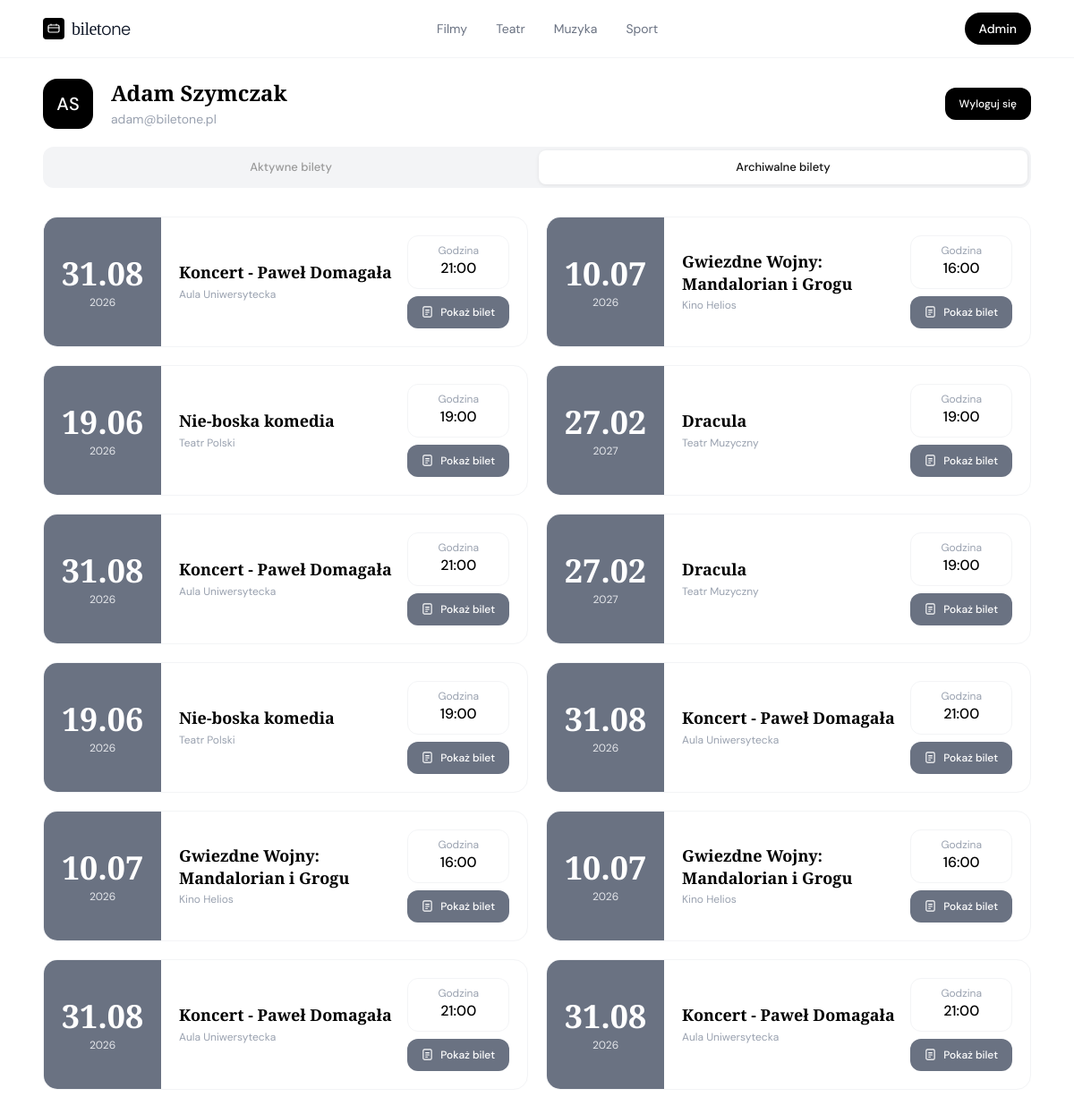
Screenshot of /account/inactivetickets (signed in) with the database file from the repository.
### tables this page shows
CREATE TABLE "users" (
	"user_ID"	INTEGER NOT NULL,
	"user_name"	varchar(50) NOT NULL,
	"user_lastname"	varchar(50) NOT NULL,
	"user_email"	varchar(100) NOT NULL,
	"user_hash"	TEXT,
	"user_role"	varchar(10),
	PRIMARY KEY("user_ID" AUTOINCREMENT)
);

CREATE TABLE "tickets" (
	"ticket_ID"	INTEGER NOT NULL,
	"token"	TEXT UNIQUE,
	"user_ID"	INTEGER,
	"event_ID"	INTEGER,
	"status"	TEXT,
	PRIMARY KEY("ticket_ID" AUTOINCREMENT)
);

CREATE TABLE "events" (
	"event_ID"	INTEGER NOT NULL,
	"event_name"	TEXT,
	"event_date"	TEXT,
	"event_year"	INTEGER,
	"event_hour"	TEXT,
	"place_ID"	INTEGER,
	"category_ID"	INTEGER,
	"tickets_price"	NUMERIC,
	"tickets_amount"	INTEGER,
	"tag"	TEXT,
	"img"	TEXT,
	PRIMARY KEY("event_ID" AUTOINCREMENT)
);

CREATE TABLE "places" (
	"place_ID"	INTEGER NOT NULL,
	"place_name"	TEXT NOT NULL,
	"place_city"	TEXT NOT NULL,
	"place_address"	TEXT NOT NULL,
	PRIMARY KEY("place_ID" AUTOINCREMENT)
);

### core/helpers.php (called while the page is built, shortened)
<?php
function e(?string $value): string
{
    return htmlspecialchars((string) $value, ENT_QUOTES, 'UTF-8');
}
function render(string $view, array $data = []): void
{
    extract($data);
    require ROOT . '/app/views/layout/header.php';
    require ROOT . '/app/views/' . $view . '.php';
    require ROOT . '/app/views/layout/footer.php';
}

### app/controllers/AccountController.php (called while the page is built, shortened)
<?php
class AccountController {
    public function inactivetickets(){
        $db = get_db();
        $user_ID = $_SESSION['user_ID'];
        $user = get_user_info($db, $user_ID);
        $tickets = get_inactive_tickets($db, $user_ID);
        render('inactivetickets', [
            'title'  => 'biletone | Konto',
            'user' => $user,
            'tickets' => $tickets
        ]);
    }
}

### public/index.php (called while the page is built, shortened)
<?php
require ROOT . '/core/Router.php';
require ROOT . '/core/helpers.php';
require ROOT . '/core/db.php';
require ROOT . '/app/models/Account.php';
$router = new Router();
$router->get('/', 'HomeController@index');
$router->get('/events', 'EventsController@index');
$router->get('/events/{id}', 'EventsController@category');
$router->get('/events/buy/{id}', 'EventsController@buy');
$router->post('/events/buy', 'EventsController@buyticket');
$router->get('/register', 'RegisterController@index');
$router->post('/register', 'RegisterController@register');
$router->get('/login', 'LoginController@index');
$router->post('/login', 'LoginController@login');
$router->get('/account', 'AccountController@index');
$router->get('/account/inactivetickets', 'AccountController@inactivetickets');
$router->get('/account/ticket/{id}', 'AccountController@ticket');
$router->get('/logout', 'LogoutController@index');
$router->get('/admin', 'AdminController@index');
$router->get('/admin/addevent', 'AdminController@addevent');
$router->post('/admin/addevent', 'AdminController@form');
$router->get('/admin/scanner', 'ScannerController@index');
$router->post('/admin/scanner/check', 'ScannerController@check');
$router->dispatch($_SERVER['REQUEST_URI']);

### app/models/Account.php (called while the page is built, shortened)
<?php
function get_user_info(PDO $db, $user_ID) {
    $stmt = $db->prepare('SELECT * FROM users WHERE user_ID = :id');
    $stmt->execute(['id' => $user_ID]);
    return $stmt->fetch(PDO::FETCH_ASSOC);
}
function get_inactive_tickets(PDO $db, $user_ID) {
    $stmt = $db -> prepare("SELECT * FROM tickets t JOIN events e ON t.event_ID = e.event_ID JOIN categories c ON e.category_ID = c.category_ID JOIN places p ON e.place_ID = p.place_ID WHERE t.user_ID = :id AND t.status = 'used'");
    $stmt -> execute(['id' => $user_ID]);
    return $stmt->fetchAll(PDO::FETCH_ASSOC);
}

### app/views/inactivetickets.php (the view, shortened to what this page needs)
<main class='min-h-screen pt-16'>
  <div class='max-w-6xl mx-auto p-6'>
  <div class="mb-5 flex items-center gap-5 flex-wrap">
    <div class="w-14 h-14 rounded-2xl bg-black flex items-center justify-center text-white text-xl font-medium shrink-0"><?= e($user['user_name'][0] . $user['user_lastname'][0]) ?></div>
    <div class="flex-1 min-w-0">
      <h1 class="font-display text-2xl font-semibold text-black leading-tight"><?= e($user['user_name'] .' '. $user['user_lastname']) ?></h1>
      <div class="flex items-center gap-3 mt-1 flex-wrap">
        <span class="text-sm text-gray-400"><?= e($user['user_email']) ?></span>
      </div>
    </div>
    <div class="flex items-center gap-6 shrink-0">
      <div>
        <a href="/logout"><button class="bg-black text-white text-xs px-4 py-2.5 rounded-xl font-medium hover:bg-gray-800 transition-colors flex items-center justify-center gap-2 w-full cursor-pointer">
            Wyloguj się
        </button></a>
      </div>
    </div>
  </div>
        <div class='grid grid-cols-2 gap-1 bg-gray-100 rounded-xl p-1 mb-8'>
        <a href="/account"><button class='toggle-tab' id='tab-login'>Aktywne bilety</button></a>
        <button class='toggle-tab active' id='tab-register'>Archiwalne bilety</button>
      </div>
  <div class='grid grid-cols-1 lg:grid-cols-2 gap-5'>
    <?php foreach ($tickets as $ticket): ?>
      <div class="bg-white border border-gray-100 rounded-2xl overflow-hidden hover:shadow-md transition-shadow">
      <div class="flex items-stretch">
        <div class="bg-gray-500 text-white flex flex-col items-center justify-center px-3 sm:px-5 shrink-0 min-h-full py-5">
          <div class="font-display text-xl md:text-4xl font-semibold leading-tight"><?= e($ticket['event_date']) ?></div>
          <div class="text-xs text-gray-200 mt-0.5"><?= e($ticket['event_year']) ?></div>
        </div>
        <div class="flex-1 p-2 sm:p-5 flex flex-row items-center gap-2 sm:gap-4">
          <div class="flex-1 min-w-0">
            <div class="font-display md:text-lg font-semibold text-black leading-snug mb-1"><?= e($ticket['event_name']) ?></div>
            <div class="flex items-center gap-1.5 text-xs text-gray-400"><?= e($ticket['place_name']) ?></div>
          </div>
          <div class="flex items-center gap-1 sm:gap-2 shrink-0 flex-wrap flex-col">
            <div class="text-center border border-gray-100 rounded-xl px-2 md:px-4 py-2.5 w-full">
              <div class="text-xs text-gray-400 leading-none mb-0.5">Godzina</div>
              <div class="text-md font-medium text-black"><?= e($ticket['event_hour']) ?></div>
            </div>
            <a href='/account/ticket/<?= e($ticket['ticket_ID']) ?>'><button class="bg-gray-500 text-white text-xs px-2 md:px-4 py-2.5 rounded-xl font-medium hover:bg-gray-400 transition-colors flex items-center justify-center gap-2 w-full cursor-pointer">
              <svg width="13" height="13" viewBox="0 0 14 14" fill="none"><rect x="2" y="1" width="10" height="12" rx="1.5" stroke="white" stroke-width="1.2"/><path d="M5 5h4M5 7.5h4M5 10h2" stroke="white" stroke-width="1.2" stroke-linecap="round"/></svg>
              Pokaż bilet
            </button></a>
          </div>
        </div>
      </div>
    </div>
    <?php endforeach; ?>
    </div>
    </div>
</main>

### core/Router.php (shortened to what this page needs)
<?php
class Router {
    private $routes = [];
    public function get($path, $action) {
        $this->routes['GET'][$path] = $action;
    }
    public function post($path, $action) {
        $this->routes['POST'][$path] = $action;
    }
    public function dispatch($url) {
        $method = $_SERVER['REQUEST_METHOD'];
        $url = parse_url($url, PHP_URL_PATH);
        foreach ($this->routes[$method] ?? [] as $route => $action) {
            $pattern = preg_replace('#\{id\}#', '([0-9]+)', $route);
            if (preg_match("#^$pattern$#", $url, $matches)) {
                array_shift($matches);
                [$controllerName, $methodName] = explode('@', $action);
                $controller = new $controllerName();
                call_user_func_array([$controller, $methodName], $matches);
                return;
            }
        }
    }
}

### app/views/layout/header.php (shortened to what this page needs)
<!DOCTYPE html>
<html lang='pl'>
<head>
	<script src="https://cdn.jsdelivr.net/npm/@tailwindcss/browser@4"></script>
  <link rel='stylesheet' href='/css/style.css'>
  </head>
  <body class='bg-white text-gray-900'>
<nav class='fixed top-0 left-0 right-0 z-50 bg-white border-b border-gray-100'>
  <div class='max-w-6xl mx-auto px-6 h-16 flex items-center justify-between'>
    <div class='flex items-center gap-2'>
      <div class='w-6 h-6 bg-black rounded-sm flex items-center justify-center'>
        <svg width='14' height='14' viewBox='0 0 14 14' fill='none'>
          <rect x='1' y='3' width='12' height='8' rx='1.5' stroke='white' stroke-width='1.2'/>
          <path d='M4 3V2M10 3V2M1 6h12' stroke='white' stroke-width='1.2' stroke-linecap='round'/>
        </svg>
      </div>
      <a href='/'><span class='font-display font-600 text-xl tracking-tight'>bilet<span class='font-light'>one</span></span></a>
    </div>
    <div class='hidden md:flex items-center gap-8 text-sm text-gray-500'>
      <a href='/events/1' class='nav-link'>Filmy</a>
      <a href='/events/2' class='nav-link'>Teatr</a>
      <a href='/events/3' class='nav-link'>Muzyka</a>
      <a href='/events/4' class='nav-link'>Sport</a>
    </div>
        <?php if (!empty($_SESSION['logged'])): ?>
            <?php
                $db = get_db();
                $user = get_user_info($db, $_SESSION['user_ID']);
                $account_link = ($user && $user['user_role'] === 'admin') ? '/admin' : '/account';
                $text = ($user && $user['user_role'] === 'admin') ? 'Admin' : 'Konto';
            ?>
            <a href=<?= $account_link ?> class='btn-main bg-black text-white text-sm px-4 py-2 rounded-full font-medium'><?= $text ?></a>
        <?php else: ?>
            <a href='/login' class='btn-main bg-black text-white text-sm px-4 py-2 rounded-full font-medium'>Zaloguj</a>
        <?php endif; ?>
  </div>
</nav>

### public/css/style.css (style rules this page uses)
* { font-family: 'DM Sans', sans-serif; box-sizing: border-box; }
.font-display { font-family: 'Playfair Display', serif; }
.btn-main { transition: background 0.18s, color 0.18s, transform 0.12s; }
.nav-link { position: relative; }
.nav-link::after { content: ''; position: absolute; bottom: -2px; left: 0; width: 0; height: 1px; background: #111; transition: width 0.2s ease; }
.toggle-tab { flex: 1; width: 100%; display: flex; justify-content: center; align-items: center; padding: 9px; font-size: 13px; font-weight: 500; border-radius: 8px; cursor: pointer; border: none; background: transparent; color: #999; font-family: 'DM Sans', sans-serif; transition: background 0.18s, color 0.18s; }
.toggle-tab.active { background: #fff; color: #111; box-shadow: 0 1px 4px rgba(0,0,0,0.08); }

### rows the page displays
users: user_role "Admin", user_name+user_lastname "AS", user_name+user_lastname "Adam Szymczak", user_email "adam@biletone.pl"
tickets: event_ID.event_date "31.08", event_ID.event_year "2026", event_ID.event_name "Koncert - Paweł Domagała", places.place_name "Aula Uniwersytecka", event_ID.event_hour "21:00"
tickets: event_ID.event_date "10.07", event_ID.event_year "2026", event_ID.event_name "Gwiezdne Wojny: Mandalorian i Grogu", places.place_name "Kino Helios", event_ID.event_hour "16:00"
tickets: event_ID.event_date "19.06", event_ID.event_year "2026", event_ID.event_name "Nie-boska komedia", places.place_name "Teatr Polski", event_ID.event_hour "19:00"
tickets: event_ID.event_date "27.02", event_ID.event_year "2027", event_ID.event_name "Dracula", places.place_name "Teatr Muzyczny", event_ID.event_hour "19:00"
tickets: event_ID.event_date "31.08", event_ID.event_year "2026", event_ID.event_name "Koncert - Paweł Domagała", places.place_name "Aula Uniwersytecka", event_ID.event_hour "21:00"
tickets: event_ID.event_date "27.02", event_ID.event_year "2027", event_ID.event_name "Dracula", places.place_name "Teatr Muzyczny", event_ID.event_hour "19:00"
tickets: event_ID.event_date "19.06", event_ID.event_year "2026", event_ID.event_name "Nie-boska komedia", places.place_name "Teatr Polski", event_ID.event_hour "19:00"
tickets: event_ID.event_date "31.08", event_ID.event_year "2026", event_ID.event_name "Koncert - Paweł Domagała", places.place_name "Aula Uniwersytecka", event_ID.event_hour "21:00"
tickets: event_ID.event_date "10.07", event_ID.event_year "2026", event_ID.event_name "Gwiezdne Wojny: Mandalorian i Grogu", places.place_name "Kino Helios", event_ID.event_hour "16:00"
tickets: event_ID.event_date "10.07", event_ID.event_year "2026", event_ID.event_name "Gwiezdne Wojny: Mandalorian i Grogu", places.place_name "Kino Helios", event_ID.event_hour "16:00"
tickets: event_ID.event_date "31.08", event_ID.event_year "2026", event_ID.event_name "Koncert - Paweł Domagała", places.place_name "Aula Uniwersytecka", event_ID.event_hour "21:00"
tickets: event_ID.event_date "31.08", event_ID.event_year "2026", event_ID.event_name "Koncert - Paweł Domagała", places.place_name "Aula Uniwersytecka", event_ID.event_hour "21:00"
